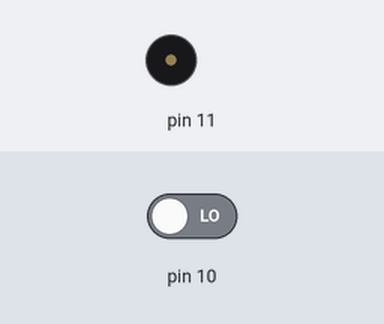
Simulated run of this sketch. Board: Arduino Uno, built with avr-gcc and run on an emulated ATmega328P. On the bench: buzzer (waves = sounding). Inputs (shaded band) come from the test bench; at power-on: pin 10 LOW.

Above: at 1.2 s.
1.3 s: pin 10 driven HIGH
At 1.7 s:
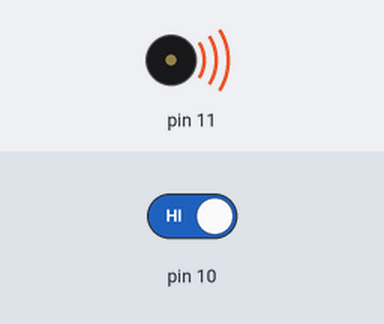
4.3 s: pin 10 driven LOW
Timing chart, 0 to 7.3 s (numbered marks = the images above; inputs shaded):
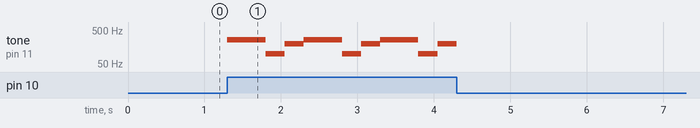

The sketch:

Buzzer_with_PIR_Sensor.ino
```cpp
void setup()
{
  pinMode(11, OUTPUT);
  pinMode(10, INPUT);
}

void loop()
{
  int a = digitalRead(10);

  if (a) {
    tone(11, 255, 1000); // tone(pin, frequency, duration)
    delay(500);
    tone(11, 100, 0);
    delay(250);
    tone(11, 200, 0);
    delay(250);
    noTone(11);
  }
}
```

Measured:
- after the input at 1.3 s, tone on pin 11: silent → 255 Hz at once, then repeats every 1.0 s: 100 Hz 0.25 s, 200 Hz 0.25 s, 255 Hz 0.50 s
